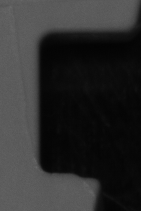
#> input picture templates/test.bmp, 141 x 211 px, given in place of test.png, which was not available
$ python rectangle3.py
#> lines starting #> are read from the running program, lines starting #| are printed output that depends on the picture; after the words box and inside, x2 and y2 are one past the last pixel; in counts of white or black regions, pixels touching at a corner belong together; pictures that were not available may be replaced by others from this repository, and a replacement may not be noted
import cv2 as cv
import numpy as np
import os

#Example Script Code------
def main():
    path = os.getcwd() + '\\input\\test.png'
    img = cv.imread(path, 1)
#> img is the input picture: shape (211, 141, 3); min 3, max 104, mean 45.2
    view = BoundingBox(img, 'Slot', [(0,255,0), (255,255,0)])
    start, end = view.modify()
    print('{0},{1}'.format(start, end))

class BoundingBox:
    image = None
    name = ""
    colors = [(0, 255, 0), (255,255,0)] #Colors for bounding box and markers
    thickness = 20
    start  = [100,100]
    end    = [300, 300]
    anchor = [0,0]
    markers = [
        [[0,0],[0,0]],  #Topleft
        [[0,0],[0,0]],  #Topmid
        [[0,0],[0,0]],  #Topright
        [[0,0],[0,0]],  #Midleft
        [[0,0],[0,0]],  #Midright
        [[0,0],[0,0]],  #Bottomleft
        [[0,0],[0,0]],  #Bottommid
        [[0,0],[0,0]],  #Bottomright
    ]
    marker_flags = [False, False, False, False, False, False, False, False]
    drag_flag = False

    #Constructor sets image/color, and marker positions
    def __init__(self, image, name, colors):
#> called with name = 'Slot'
        self.image = image
        self.name = name
        self.colors = colors
        for point in range(0,len(self.markers)):
            self.refresh_marker(point)

    #Method to launch window to modify bounding box positions
    def modify(self):
        cv.namedWindow(self.name, cv.WINDOW_NORMAL)
        cv.resizeWindow(self.name, 1000,600)
        cv.setMouseCallback(self.name, self.on_mouse, self)
        self.draw_rectangle()
        cv.waitKey()
        return [self.start, self.end]

    #Event handler for mouse operations
    # [32 lines left out: functions on_mouse, mouse_down, mouse_up, not called in this run]

    #End modification window if mouse is double clicked
    def mouse_doubleclick(self):
        cv.destroyWindow(self.name)

    #Operation for when mouse is moved
    # [28 lines left out: function mouse_move, not called in this run]

    #Update marker position based on bounding box coordinates
    def refresh_marker(self, point):
        x0, y0 = self.start
        x1, y1 = self.end
        #If you arrange 'point' as 3x3 matrix, skip the center position by offsetting points after 3 by 1
        point = point + 1 if point > 3 else point
        #Choose marker's centroid based on their position on bounding box
        center_y = y0 if point < 3 else int((y0+y1)/2)
        center_y = y1 if point > 5 else center_y
        center_x = x0 if not (point%3) else int((x0+x1)/2)
        center_x = x1 if not ((point+1)%3) else center_x
        #Create start and end points for marker rectangle
        point = point - 1 if point > 3 else point
        self.markers[point][0] = [center_x-self.thickness, center_y-self.thickness]
        self.markers[point][1] = [center_x+self.thickness, center_y+self.thickness]

    #Check if given coordinates are start/end points of bounding box
    # [7 lines left out: function inside_box, not called in this run]

    #Draw rectangle with markers on image
    def draw_rectangle(self):
        #Perhaps try drawing on an image of equal size to raw image for graphics, then adding the two?
        image = self.image.copy()
        image = cv.rectangle(image, tuple(self.start), tuple(self.end), self.colors[0], self.thickness-8)
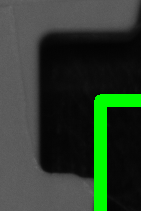
#> image: shape (211, 141, 3); 6.55% of pixels changed, all inside (x1, y1, x2, y2) = (94, 94, 141, 211)
        for marker in self.markers:
            image = cv.rectangle(image, tuple(marker[0]), tuple(marker[1]), self.colors[1], self.thickness)
#> this loop made 8 passes
#> pass 1, in draw_rectangle, `image = cv.rectangle(image, tuple(marker[0]), tuple(marker[1]), self.c..`:
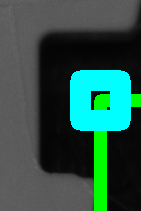
#> image: shape (211, 141, 3); 10.88% of pixels changed, all inside (x1, y1, x2, y2) = (70, 70, 131, 131)
#> after the loop:
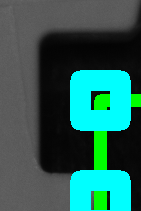
#> image: shape (211, 141, 3); 6.98% of pixels changed, all inside (x1, y1, x2, y2) = (70, 170, 131, 211)
        cv.imshow(self.name, image)

main()
#> in main, `start, end = view.modify()`: start = [100, 100]; end = [300, 300]
#| [100, 100],[300, 300]

$ run again, with templates/0.bmp copied over templates/test.bmp
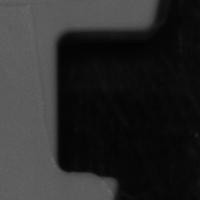
#> input picture templates/0.bmp, 200 x 200 px, given in place of test.png, which was not available
#> in main, img is the input picture: shape (200, 200, 3); min 3, max 104, mean 41.4
#> the loop in draw_rectangle, `for marker in self.markers:` made 8 passes
#> pass 1, in draw_rectangle, `image = cv.rectangle(image, tuple(marker[0]), tuple(marker[1]), self.c..`:
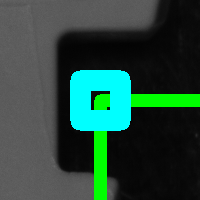
#> image: shape (200, 200, 3); mean B, G, R 60.2, 73.1, 39.5
#> after the loop in draw_rectangle, `for marker in self.markers:`:
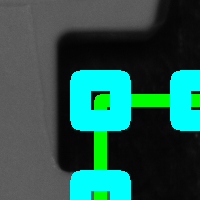
#> image: shape (200, 200, 3); mean B, G, R 78.3, 87.8, 37.3
#> start = [100, 100]; end = [300, 300]
#| [100, 100],[300, 300]

$ run again, with templates/00.bmp copied over templates/test.bmp
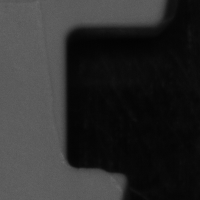
#> input picture templates/00.bmp, 200 x 200 px, given in place of test.png, which was not available
#> in main, img is the input picture: shape (200, 200, 3); min 3, max 104, mean 44.6
#> the loop in draw_rectangle, `for marker in self.markers:` made 8 passes
#> pass 1, in draw_rectangle, `image = cv.rectangle(image, tuple(marker[0]), tuple(marker[1]), self.c..`:
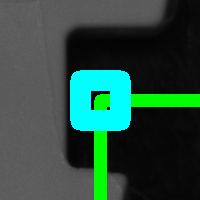
#> image: shape (200, 200, 3); mean B, G, R 63.3, 76.2, 42.7
#> after the loop in draw_rectangle, `for marker in self.markers:`:
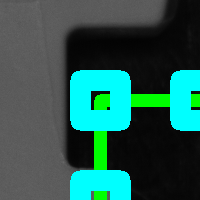
#> image: shape (200, 200, 3); mean B, G, R 80.9, 90.3, 39.9
#> start = [100, 100]; end = [300, 300]
#| [100, 100],[300, 300]
